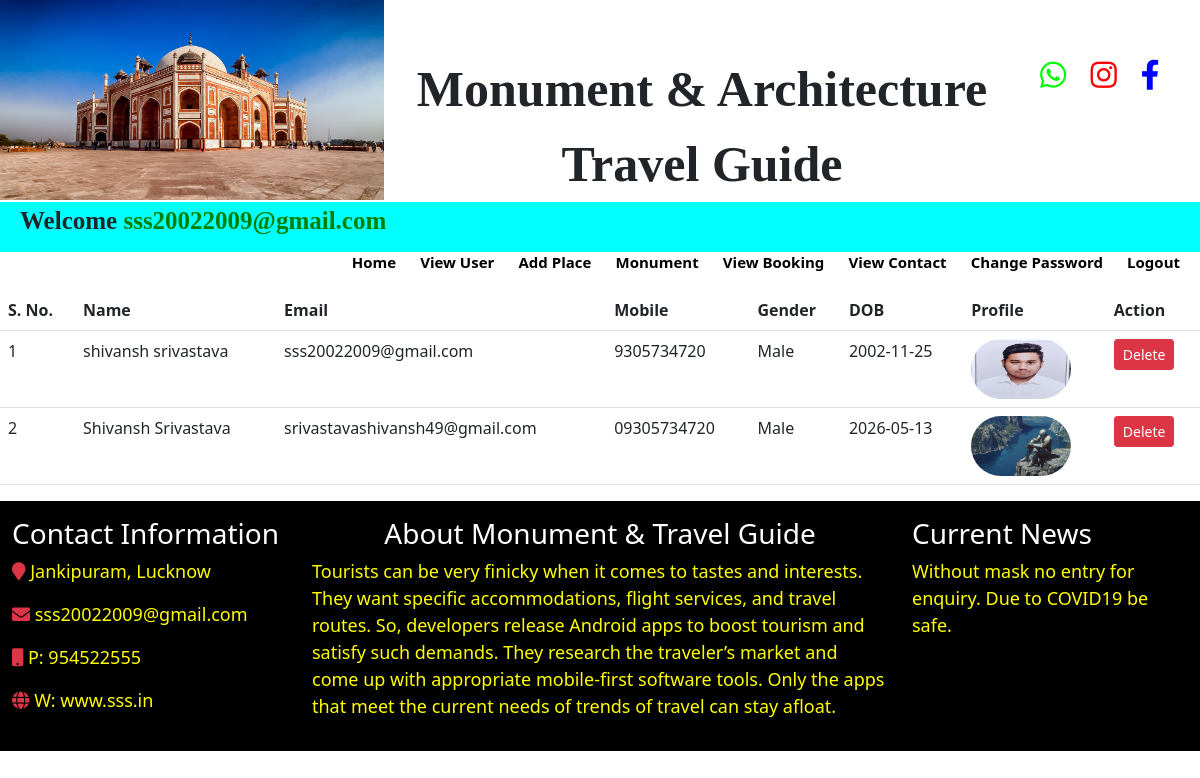
/view_user (signed in), run on the app's committed database.
### room/models.py (models this page shows, shortened)
class Signup(models.Model):
    user=models.ForeignKey(User,on_delete=models.CASCADE)
    mobile = models.CharField(max_length=20,null=True)
    image = models.FileField(null=True)
    gender = models.CharField(max_length=10,null=True)
    dob = models.CharField(max_length=20,null=True)

### room/views.py (the view)
# urls.py: path('view_user',view_user,name='view_user'),
def view_user(request):
    if not request.user.is_authenticated:
        return redirect('login')
    data=Signup.objects.all()
    d={'data':data}
    return render(request,'view_user.html',d)

### room/templates/view_user.html
{% include 'admin_navigation.html' %}
<table class="table">
    <tr>
        <th>S. No.</th>
        <th>Name</th>
        <th>Email</th>
        <th>Mobile</th>
        <th>Gender</th>
        <th>DOB</th>
        <th>Profile</th>
        <th>Action</th>
    </tr>
    {% for i in data %}
    <tr>
        <td>{{forloop.counter}}</td>
        <td>{{i.user.first_name}} {{i.user.last_name}}</td>
        <td>{{i.user.username}}</td>
        <td>{{i.mobile}}</td>
        <td>{{i.gender}}</td>
        <td>{{i.dob}}</td>
        <td><img src="{{i.image.url}}" width="100" height="60" style="border-radius:30px;"></td>
        <td><a href="{% url 'delete_user' i.user.id %}" class="btn btn-danger btn-sm">Delete</a></td>
    </tr>
    {% endfor %}
</table>
{% include 'footer.html' %}

### room/templates/admin_navigation.html (shortened to what this page needs)
<!DOCTYPE html>
<html>
<head>
<link rel="stylesheet" href="https://cdn.jsdelivr.net/npm/bootstrap@5.0.2/dist/css/bootstrap.min.css">
<link rel="stylesheet" href="https://cdnjs.cloudflare.com/ajax/libs/font-awesome/5.15.3/css/all.min.css" />
{% load static %}
</head>
<body>
<div class="row">
	<div class="col-4">
		<img class="pic" src="{% static 'images/b2.jpg' %}">
	</div>
	<div class="col-6 aa">
		<center>
			<label class="lab1"><center>Monument & Architecture Travel Guide</center></label>
		</center>
	</div>
	<div class="col-2">
		<a href="https://web.whatsapp.com/" target="_blank"><i class="fab fa-whatsapp itag" style="color:rgb(0,255,0);"></i></a>
		<a href="https://www.instagram.com/" target="_blank"><i class="fab fa-instagram itag" style="color:red;"></i></a>
		<a href="https://www.facebook.com/" target="_blank"><i class="fab fa-facebook-f itag" style="color: blue;"></i></a>
	</div>
</div>
<nav class="navi">
	<label class="lab2">Welcome <span style="color:green;">{{request.user}}</span></label>
	<ul class="ull">
		<li class="lii"><a class="aaa" href="{% url 'admin_home' %}">Home</a></li>
		<li class="lii"><a class="aaa" href="{% url 'view_user' %}">View User</a></li>
		<li class="lii"><a class="aaa" href="{% url 'add_room' %}">Add Place</a></li>
		<li class="lii"><a class="aaa" href="{% url 'view_room_admin' %}">Monument</a></li>
		<li class="lii"><a class="aaa" href="{% url 'view_booking_admin' %}">View Booking</a></li>
		<li class="lii"><a class="aaa" href="{% url 'view_contact' %}">View Contact</a></li>
		<li class="lii"><a class="aaa" href="{% url 'change_password_admin' %}">Change Password</a></li>
		<li class="lii"><a class="aaa" href="{% url 'logout' %}">Logout</a></li>
	</ul>
</nav>
</body>
</html>

### room/templates/admin_navigation.html (style rules this page uses)
.pic { height: 200px; width: 100%; }
.lab1 { font-size: 50px; font-weight: bold; font-family: calibery; margin-top: 52px; }
.itag { font-size: 30px; margin-top: 60px; padding-left: 20px; }
.navi { background:cyan; height: 50px; }
.ull { float: right; }
.lii { display: inline-block; margin-top: 10px; }
.aaa { text-decoration: none; color: black; font-weight: bold; font-size: 15px; margin-right: 20px; }
.lab2 { font-size: 25px; font-weight: bold; font-family: calibery; margin-left: 20px; }

### data on the page
Signup: user.first_name "shivansh", user.last_name "srivastava", user.username "sss20022009@gmail.com", mobile "9305734720", gender "Male", dob "2002-11-25", image (picture)
Signup: user.first_name "Shivansh", user.last_name "Srivastava", user.username "srivastavashivansh49@gmail.com", mobile "09305734720", gender "Male", dob "2026-05-13", image (picture)

### other printed values
{{ request.user }} "sss20022009@gmail.com"
